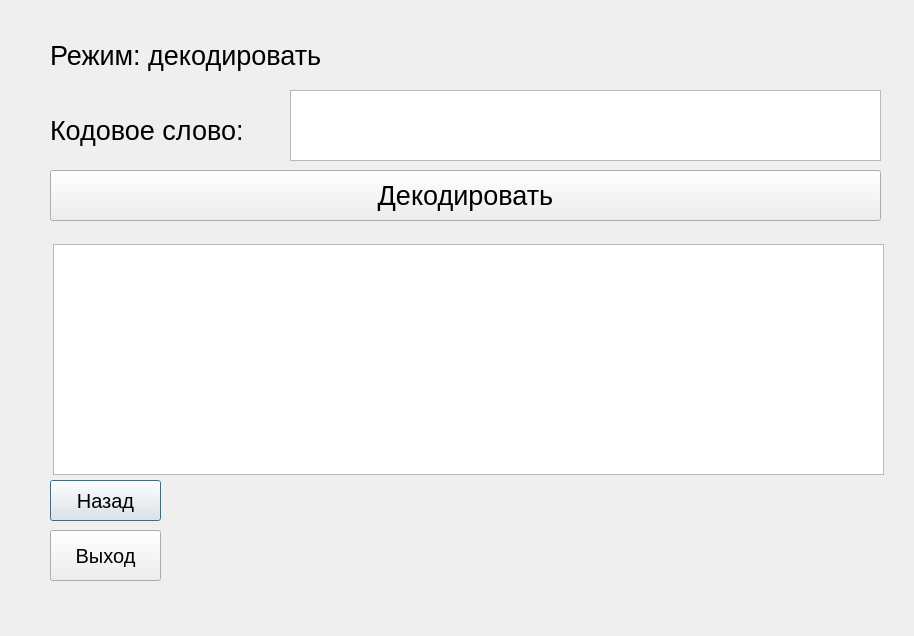
<?xml version="1.0" encoding="UTF-8"?>
<ui version="4.0">
 <class>Third_window</class>
 <widget class="QDialog" name="Third_window">
  <property name="geometry">
   <rect>
    <x>0</x>
    <y>0</y>
    <width>914</width>
    <height>636</height>
   </rect>
  </property>
  <property name="font">
   <font>
    <pointsize>15</pointsize>
   </font>
  </property>
  <property name="windowTitle">
   <string>Dialog</string>
  </property>
  <widget class="QLabel" name="label">
   <property name="geometry">
    <rect>
     <x>50</x>
     <y>30</y>
     <width>331</width>
     <height>51</height>
    </rect>
   </property>
   <property name="font">
    <font>
     <pointsize>20</pointsize>
    </font>
   </property>
   <property name="text">
    <string>Режим: декодировать</string>
   </property>
  </widget>
  <widget class="QPushButton" name="back_Button_3">
   <property name="geometry">
    <rect>
     <x>50</x>
     <y>480</y>
     <width>111</width>
     <height>41</height>
    </rect>
   </property>
   <property name="text">
    <string>Назад</string>
   </property>
  </widget>
  <widget class="QPushButton" name="exit_Button_2">
   <property name="geometry">
    <rect>
     <x>50</x>
     <y>530</y>
     <width>111</width>
     <height>51</height>
    </rect>
   </property>
   <property name="text">
    <string>Выход</string>
   </property>
  </widget>
  <widget class="QLabel" name="label_2">
   <property name="geometry">
    <rect>
     <x>50</x>
     <y>100</y>
     <width>241</width>
     <height>61</height>
    </rect>
   </property>
   <property name="font">
    <font>
     <pointsize>20</pointsize>
    </font>
   </property>
   <property name="text">
    <string>Кодовое слово: </string>
   </property>
  </widget>
  <widget class="QTextEdit" name="textEdit">
   <property name="geometry">
    <rect>
     <x>290</x>
     <y>90</y>
     <width>591</width>
     <height>71</height>
    </rect>
   </property>
   <property name="font">
    <font>
     <pointsize>14</pointsize>
    </font>
   </property>
  </widget>
  <widget class="QPushButton" name="decode_Button_3">
   <property name="geometry">
    <rect>
     <x>50</x>
     <y>170</y>
     <width>831</width>
     <height>51</height>
    </rect>
   </property>
   <property name="font">
    <font>
     <pointsize>20</pointsize>
    </font>
   </property>
   <property name="text">
    <string>Декодировать</string>
   </property>
  </widget>
  <widget class="QTextEdit" name="textEdit_2">
   <property name="geometry">
    <rect>
     <x>53</x>
     <y>244</y>
     <width>831</width>
     <height>231</height>
    </rect>
   </property>
  </widget>
 </widget>
 <resources/>
 <connections/>
</ui>
